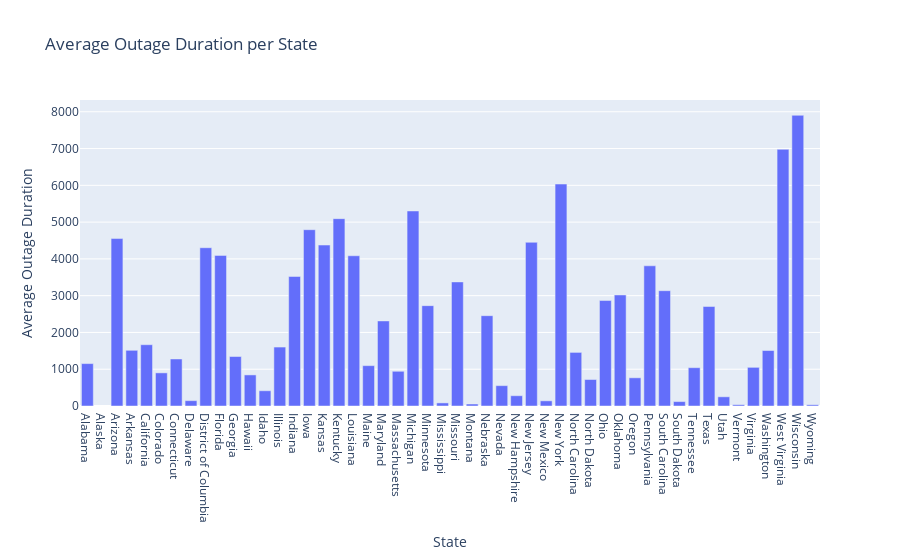

Notebook cell for this chart:
### Markdown cell above
# Average Outage Duration per State
In this section, we’re interested in understanding how the duration of power outages varies across different states. To do this, we first calculate the average outage duration for each state using the groupby function in pandas. This gives us a new DataFrame, avg_outage_duration, where each row corresponds to a state and the ‘OUTAGE.DURATION’ column contains the average outage duration for that state.

Next, we create a bar plot using Plotly Express (px.bar). The x-axis of the plot represents the different states, and the y-axis represents the average outage duration. Each bar in the plot corresponds to a state. The height of the bar represents the average outage duration for that state.

By visualizing the data in this way, we can easily compare the average outage duration across different states.

### Code cell
# Calculate the average outage duration per state
avg_outage_duration = outage_cleaned.groupby('U.S._STATE')['OUTAGE.DURATION'].mean().reset_index()

# Create a bar plot
fig = px.bar(avg_outage_duration, x='U.S._STATE', y='OUTAGE.DURATION',
             labels={'U.S._STATE':'State', 'OUTAGE.DURATION':'Average Outage Duration'},
             title='Average Outage Duration per State')

# Show the plot
fig.show()
fig.write_html(os.path.join('Assets', 'avg_outage_duration.html'), include_plotlyjs='cdn')

### Figure 1 — Plotly figure (JSON) as saved in the notebook; plotly's stock layout.template omitted (floating-point values rounded to 4 significant figures)
{"data": [{"alignmentgroup": "True", "hovertemplate": "State=%{x}<br>Average Outage Duration=%{y}<extra></extra>", "legendgroup": "", "marker": {"color": "#636efa", "pattern": {"shape": ""}}, "name": "", "offsetgroup": "", "orientation": "v", "showlegend": false, "textposition": "auto", "type": "bar", "x": ["Alabama", "Alaska", "Arizona", "Arkansas", "California", "Colorado", "Connecticut", "Delaware", "District of Columbia", "Florida", "Georgia", "Hawaii", "Idaho", "Illinois", "Indiana", "Iowa", "Kansas", "Kentucky", "Louisiana", "Maine", "Maryland", "Massachusetts", "Michigan", "Minnesota", "Mississippi", "Missouri", "Montana", "Nebraska", "Nevada", "New Hampshire", "New Jersey", "New Mexico", "New York", "North Carolina", "North Dakota", "Ohio", "Oklahoma", "Oregon", "Pennsylvania", "South Carolina", "South Dakota", "Tennessee", "Texas", "Utah", "Vermont", "Virginia", "Washington", "West Virginia", "Wisconsin", "Wyoming"], "xaxis": "x", "y": [1153.0, null, 4553.0, 1514.0, 1666.0, 901.1, 1279.0, 144.9, 4304.0, 4095.0, 1345.0, 845.4, 414.6, 1602.0, 3522.0, 4794.0, 4376.0, 5094.0, 4085.0, 1097.0, 2313.0, 944.2, 5303.0, 2728.0, 84, 3374.0, 54, 2456.0, 553.3, 279.6, 4451.0, 140.4, 6035.0, 1457.0, 720, 2868.0, 3019.0, 766.7, 3812.0, 3135, 120, 1042.0, 2705.0, 250.2, 35.44, 1051.0, 1508.0, 6979, 7904.0, 33.33], "yaxis": "y"}], "layout": {"barmode": "relative", "legend": {"tracegroupgap": 0}, "title": {"text": "Average Outage Duration per State"}, "xaxis": {"anchor": "y", "domain": [0, 1], "title": {"text": "State"}}, "yaxis": {"anchor": "x", "domain": [0, 1], "title": {"text": "Average Outage Duration"}}}}
